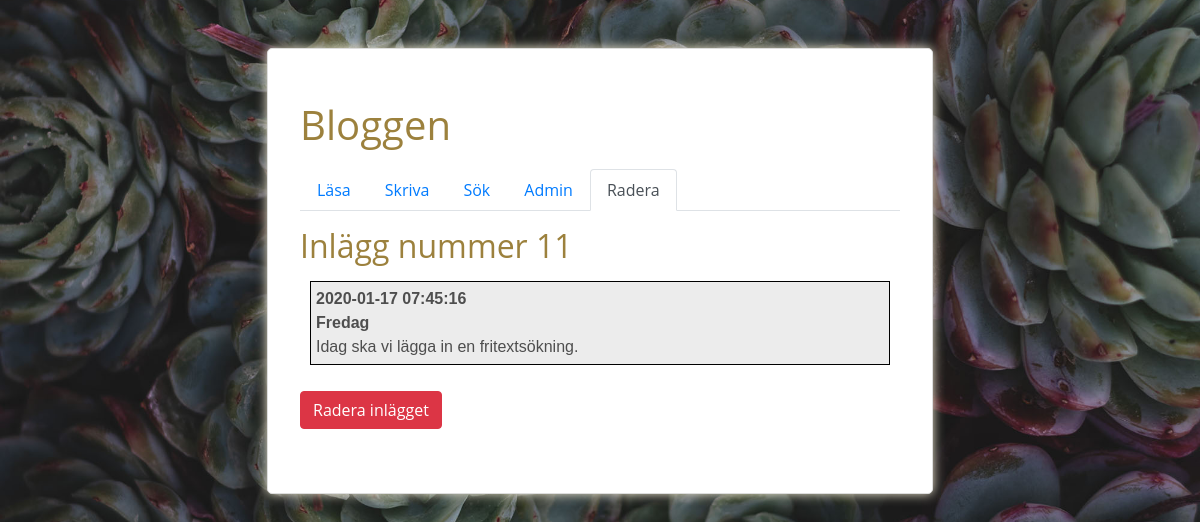
The page /labb-9/admin/radera.php?id=11 on the database its author committed.
### tables this page shows
CREATE TABLE `blogg` (
  `ID` int(4) NOT NULL,
  `Datum` timestamp NOT NULL DEFAULT CURRENT_TIMESTAMP,
  `Rubrik` varchar(50) NOT NULL,
  `Inlagg` text NOT NULL
);

### labb-9/admin/radera.php (the view, shortened to what this page needs)
<!DOCTYPE html>
<html lang="sv">
<head>
    <link rel="stylesheet" href="https://stackpath.bootstrapcdn.com/bootstrap/4.3.1/css/bootstrap.min.css">
    <link rel="stylesheet" href="../style.css">
</head>
<body>
    <div class="kontainer">
        <h1>Bloggen</h1>
        <ul class="nav nav-tabs">
            <li class="nav-item">
                <a class="nav-link" href="../lasa.php">Läsa</a>
            </li>
            <li class="nav-item">
                <a class="nav-link" href="./skriva.php">Skriva</a>
            </li>
            <li class="nav-item">
                <a class="nav-link" href="../sok.php">Sök</a>
            </li>
            <li class="nav-item">
                <a class="nav-link" href="./admin.php">Admin</a>
            </li>
            <li class="nav-item">
                <a class="nav-link active">Radera</a>
            </li>
        </ul>
        <?php
$id = filter_input(INPUT_GET, 'id', FILTER_SANITIZE_STRING);
$radera = filter_input(INPUT_POST, 'radera', FILTER_SANITIZE_STRING);
$conn = new mysqli($host, $användare, $lösenord, $databas);
if ($id && !$radera) {
    echo "<h2>Inlägg nummer $id</h2>";
    $sql = "SELECT * FROM blogg WHERE ID = '$id'";
    $resultat = $conn->query($sql);
    $rad = $resultat->fetch_assoc();
    echo "<form action=\"#\" method=\"POST\">";
    echo "<div class=\"inlagg\"><b>$rad[Datum]<br> $rad[Rubrik]</b><br> $rad[Inlagg]</div>";
    echo "<button name=\"radera\" value=\"1\"  class=\"btn btn-danger\">Radera inlägget</button>";
    echo "</form>";
}
?>
    </div>
</body>
</html>

### labb-9/style.css (style rules this page uses)
*, *:before, *:after { box-sizing: inherit; }
body, h1, h2, h3, h4, h5, h6, p, ul { margin: 0; padding: 0; }
body { background-image: url(./bilder/damiano-baschiera-8utUgdTsL8A-unsplash.jpg); background-position: center; background-size: cover; background-repeat: no-repeat; }
.kontainer { width: 600px; padding: 2em; margin: 3em auto; background: #fff; border-radius: 5px; font-family: 'Open Sans', sans-serif; border: 1px solid #ddd; box-shadow: 0 0 12px #f0e9d1; color: #4e4e4e; }
form { margin: 1em 0; color: #4e4e4e; }
button { margin: 1em 0; padding: 0.7em; border-radius: 0.3em; border: none; font-weight: bold; color: #FFF; background-color: #55a5d2; }
h1, h2, h3 { color: #9c813d; }
h1, h2, h3, p { margin: 0.5em 0; }
.inlagg { border: solid 1px #000; font-family: 'Gill Sans', 'Gill Sans MT', Calibri, 'Trebuchet MS', sans-serif; background-color: rgb(236, 236, 236); margin: 10px; padding: 5px; }

### rows shown on the page
blogg: Datum "2020-01-17 07:45:16", Rubrik "Fredag", Inlagg "Idag ska vi lägga in en fritextsökning."

### other values the page prints
$id "11"
